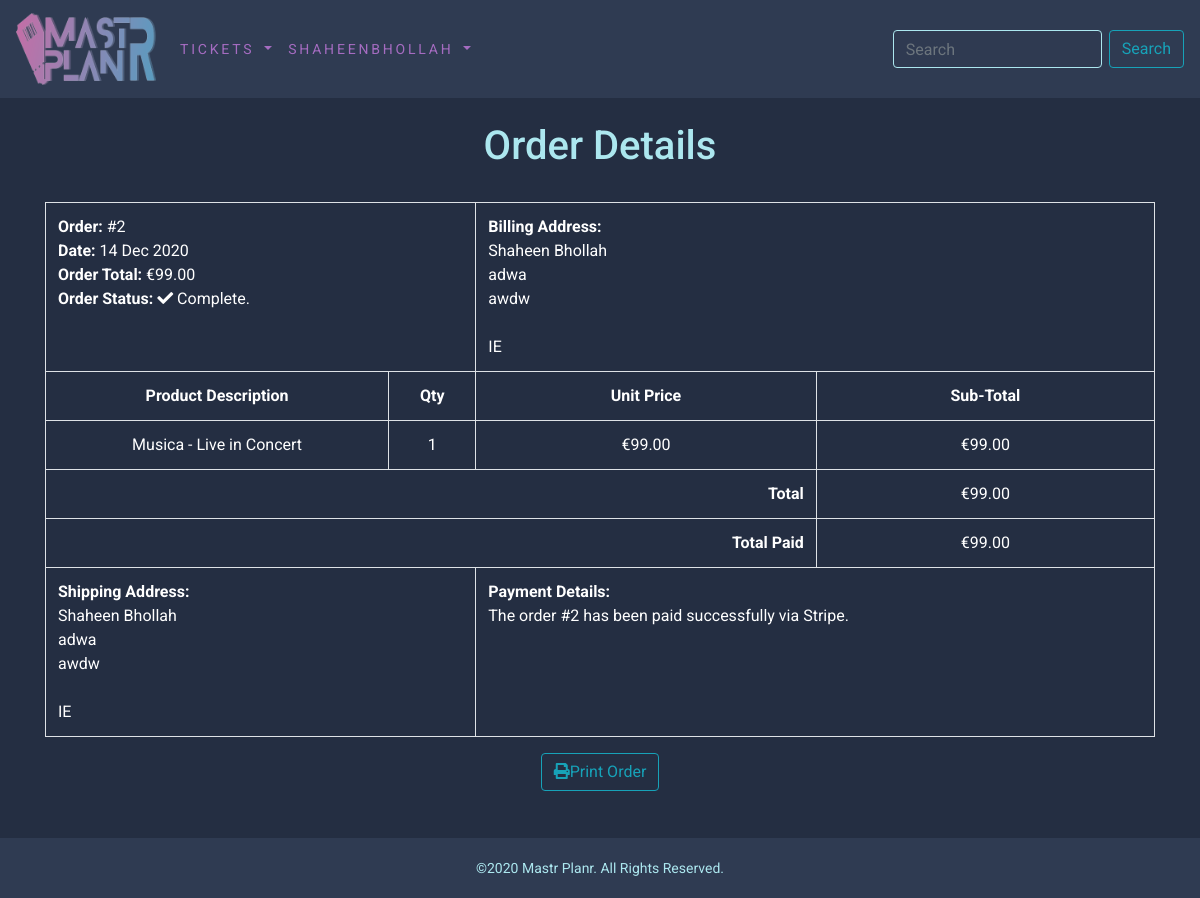
Page /order/2/ (signed in) on the committed database.
### accounts/models.py (models this page shows)
class CustomUser(AbstractUser):
    first_name = models.CharField(max_length = 250)
    last_name = models.CharField(max_length = 250)
    age = models.PositiveIntegerField(null = True)
    email = models.EmailField(max_length = 254, null = True)
    dob = models.DateField(max_length=8, null = True)
    is_organiser = models.BooleanField(default=False)

### order/models.py (models this page shows, shortened)
class Order(models.Model):
    token = models.CharField(max_length=250, blank=True)
    total = models.DecimalField(max_digits=10, decimal_places=2, verbose_name='Euro Order Total')
    emailAddress = models.EmailField(max_length=250, blank=True, verbose_name='Email Address')
    created = models.DateTimeField(auto_now_add=True)
    billingName = models.CharField(max_length=250, blank=True)
    billingAddress1 = models.CharField(max_length=250, blank=True)
    billingCity = models.CharField(max_length=250, blank=True)
    billingPostcode = models.CharField(max_length=10, blank=True)
    billingCountry = models.CharField(max_length=200, blank=True)
    shippingName = models.CharField(max_length=250, blank=True)
    shippingAddress1 = models.CharField(max_length=250, blank=True)
    shippingCity = models.CharField(max_length=250, blank=True)
    shippingPostcode = models.CharField(max_length=10, blank=True)
    shippingCountry = models.CharField(max_length=200, blank=True)
    class Meta:
        db_table = 'Order'
        ordering = ['-created']

class OrderItem(models.Model):
    event = models.CharField(max_length=250)
    quantity = models.IntegerField()
    price = models.DecimalField(max_digits=10, decimal_places=2, verbose_name='Euro Price')
    order = models.ForeignKey(Order, on_delete=models.CASCADE)
    class Meta:
        db_table = 'OrderItem'
    def sub_total(self):
        return self.quantity * self.price

### order/views.py (the view)
# urls.py: path('<int:order_id>/', views.viewOrder, name='order_detail'),
@login_required()
def viewOrder(request, order_id):
    if request.user.is_authenticated:
        email = str(request.user.email)
        order = Order.objects.get(id=order_id, emailAddress=email)
        order_items = OrderItem.objects.filter(order=order)
    return render(request, 'order/order_detail.html', {'order':order, 'order_items':order_items})

### cart/context_processors.py (called while the page is built)
def counter(request):
    item_count = 0
    if 'admin' in request.path:
        return {}
    else:
        try:
            cart = Cart.objects.filter(cart_id=_cart_id(request))
            cart_items = CartItem.objects.all().filter(cart=cart[:1])
            for cart_item in cart_items:
                item_count += cart_item.quantity
        except Cart.DoesNotExist:
            item_count = 0
    return dict(item_count = item_count)

### cart/views.py (called while the page is built)
def _cart_id(request):
    cart = request.session.session_key
    if not cart:
        cart = request.session.create()
    return cart

### shop/context_processors.py (called while the page is built)
def menu_links(request):
    links = Category.objects.all()
    return dict(links=links)

### order/templates/order/order_detail.html (shortened to what this page needs)
{% extends "base.html" %}
{% load static %}
{% block content %}
	<div>
		<div class="text-center">
			<br>
			<h1 class="text-center my_title">Order Details</h1>
			<br>
<table class="table table-bordered">
				<tr>
					<td class="text-left" colspan="2">
						<b>Order: </b>#{{ order.id }}<br>
						<b>Date: </b>{{ order.created|date:"d M Y" }}<br>
						<b>Order Total: </b>€{{ order.total }}<br>
						<b>Order Status: </b><i class="fas fa-check"></i> Complete.
					</td>
                    <td class="text-left" colspan="2">
						<b>Billing Address: </b><br>
						{{ order.billingName }}<br>
						{{ order.billingAddress1 }}<br>
						{{ order.billingCity }}<br>
						{{ order.billingPostcode }}<br>
						{{ order.billingCountry }}<br>
					</td>
				</tr>
				<tr>
					<td><b>Product Description</b></td>
					<td><b>Qty</b></td>
					<td><b>Unit Price</b></td>
					<td><b>Sub-Total</b></td>
				</tr>
				{% for item in order_items %}
				<tr>
					<td>{{ item.event }}</td>
					<td>{{ item.quantity }}</td>
					<td>€{{ item.price }}</td>
					<td>€{{ item.sub_total }}</td>
				</tr>
				{% endfor %}
				<tr>
					<td class="text-right" colspan="3"><b>Total</b></td>
					<td>€{{ order.total }}</td>
				</tr>
				<tr>
					<td class="text-right" colspan="3"><b>Total Paid</b></td>
					<td>€{{ order.total }}</td>
				</tr>
				<tr>
					<td class="text-left" colspan="2">
						<b>Shipping Address: </b><br>
						{{ order.shippingName }}<br>
						{{ order.shippingAddress1 }}<br>
						{{ order.shippingCity }}<br>
						{{ order.shippingPostcode }}<br>
						{{ order.shippingCountry }}<br>
					</td>
					<td class="text-left" colspan="2">
						<b>Payment Details: </b><br>
						The order #{{ order.id }} has been paid successfully via Stripe.
					</td>
				</tr>
			</table>
			<button class="btn btn-outline-info" onclick="window.print();"><i class="fas fa-print"></i>Print Order</button>
		</div>
	</div>
	<br>
	<br>
{% endblock %}

### shop/templates/navbar.html (shortened to what this page needs)
{% load static %}
<nav class="navbar navbar-expand-lg my-nav" style="	background-color: #2f3b52;">
  <a class="navbar-brand" href="{% url 'shop:allEveCat' %}">
    <img src="{% static 'images/logo.png' %}" class="d-inline-block align-top" style="width:10em" alt="">
  </a>
  <div class="collapse navbar-collapse" id="navbarSupportedContent">
    <ul class="navbar-nav mr-auto">
      <li class="nav-item dropdown">
        <a class="nav-link dropdown-toggle" href="#" id="navbarDropdown" role="button" data-toggle="dropdown" aria-haspopup="true" aria-expanded="false">
        Tickets
        </a>
      </li>
      {% if user.is_authenticated %}
      <li class="nav-item dropdown">
        <a class="nav-link dropdown-toggle" href="#" id="navbarDropdown" role="button" data-toggle="dropdown" aria-haspopup="true" aria-expanded="false">
          {{user.username}}
        </a>
      {% else %}
          <a class = "nav-item nav-link text-nowrap" href="{% url 'login' %}" aria-expanded="false">Log In <i class="fas fa-sign-in-alt"></i></a>
          <a class = "nav-item nav-link text-nowrap" href="{% url 'signup' %}" aria-expanded="false">Register <i class="fas fa-user-plus"></i></a>
      {% endif %}
      </li>
    </ul>
    <form class="form-inline my-2 my-lg-0" action="{% url 'search_app:searchResult' %}" method="get">
      <input class="form-control mr-sm-2" type="search" placeholder="Search" aria-label="Search" name="q" aria-describedby="basic-addon2" style="background: rgba(47, 59, 82, 0.3); border-color: #ace7ef;">
      <div class="input-group-append">
        <button class="btn btn-outline-info my-2 my-sm-0 my-button" type="submit">Search</button>
      </div>
    </form>
  </div>
</nav>

### static/css/custom.css (style rules this page uses)
body { font-family: 'Roboto', sans-serif; background-color: #242e42; color: #ace7ef ; }
.nav-link { text-align: center; }
.nav-item,:any-link,.dropdown-item { color: #a56cc1; letter-spacing: .2em; font-size: 14px; text-transform: uppercase; }
.table-bordered { color: white; }

### rows in the picture
CustomUser: username "SHAHEENBHOLLAH"
Order: id "2", created "14 Dec 2020", total "99.00", billingName "Shaheen Bhollah", billingAddress1 "adwa", billingCity "awdw", billingCountry "IE", shippingName "Shaheen Bhollah", shippingAddress1 "adwa", shippingCity "awdw", shippingCountry "IE"
OrderItem: event "Musica - Live in Concert", quantity "1", price "99.00", sub_total "99.00"
